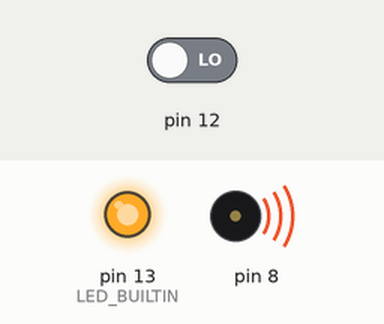
A sketch run on a simulated Arduino Uno, built with avr-gcc and run on an emulated ATmega328P. Shown: output pins drawn as LEDs (lit = HIGH), buzzer (waves = sounding). The test bench sets the inputs (shaded band); at power-on: pin 12 LOW.

Above: at 3.8 s.
3.9 s: pin 12 driven HIGH
At 4.8 s:
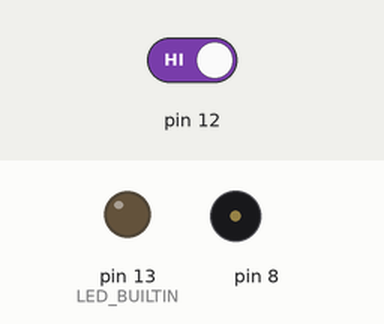
5.4 s: pin 12 driven LOW
At 8.3 s:
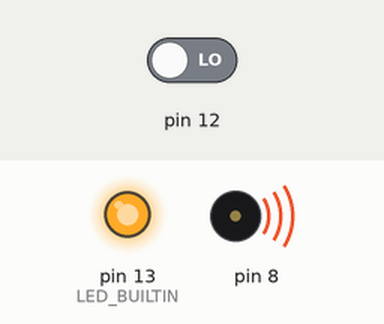
Timing chart, 0 to 9.8 s (numbered marks = the images above; inputs shaded):
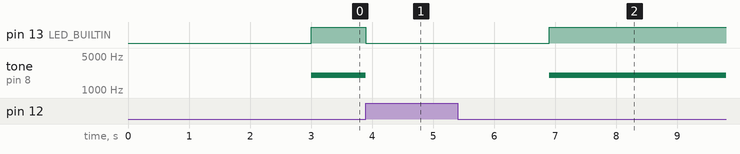

Measured:
- after the input at 3.9 s, pin 13 (LED_BUILTIN): HIGH → LOW at once; tone on pin 8: 2000 Hz → silent at once
- after the input at 5.4 s, pin 13 (LED_BUILTIN): LOW → HIGH after 1.5 s; tone on pin 8: silent → 2000 Hz after 1.5 s

The sketch:

smart_plant_mvp.ino
```cpp
//modified 04/27/2021 by Eddy @Strategix4
bool water;
// the setup function runs once when you press reset or power the board
void setup() {
  // initialize digital pin LED_BUILTIN as an output.
  pinMode(LED_BUILTIN, OUTPUT);
  pinMode(12, INPUT);
  pinMode(8, OUTPUT);
}

// the loop function runs over and over again forever
void loop() {
  water =false;
  delay(3000);
  while(water==false){
    digitalWrite(LED_BUILTIN, HIGH);
    tone(8, 2000);
     if(digitalRead(12) == HIGH) {
      water=true;
     }
  }
  digitalWrite(LED_BUILTIN, LOW);
  noTone(8);
}
```
